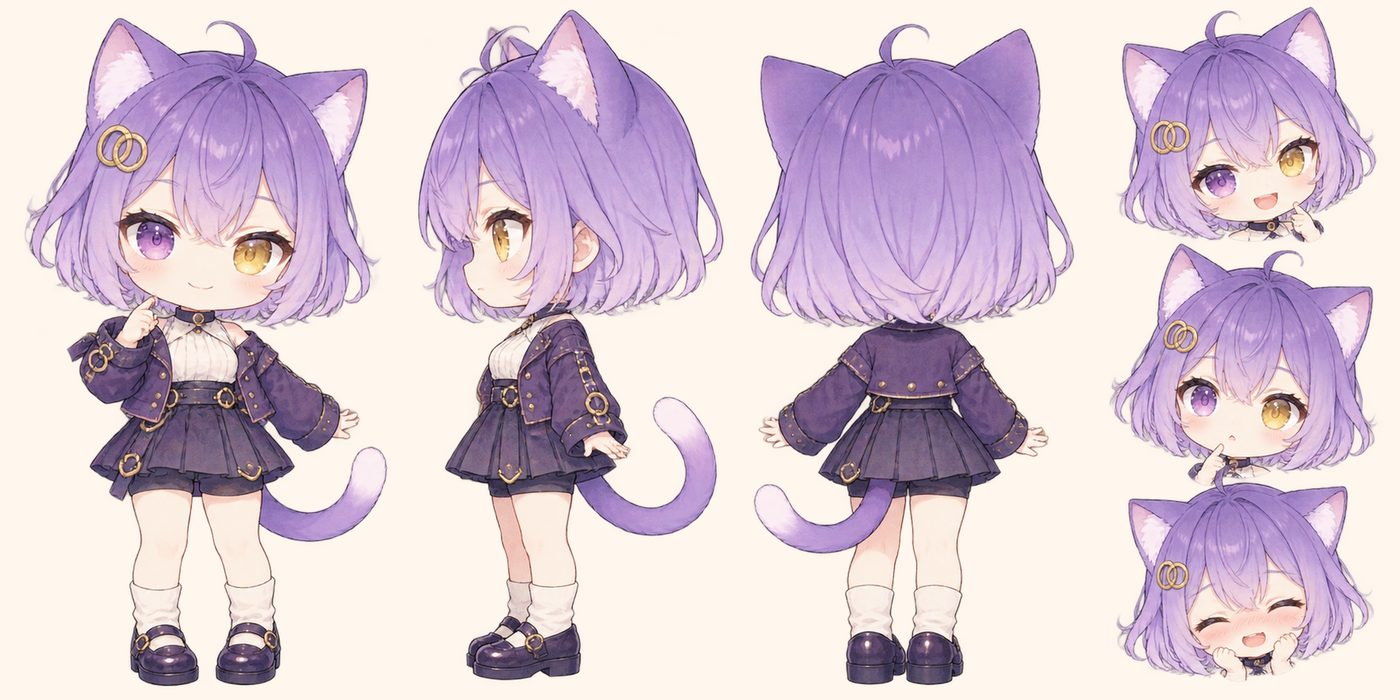
#> input picture xk/art-ref/hachimi_ref_sheet.jpg, 1400 x 700 px, given in place of app_icon_fg.png, which was not available
$ python pad-icon.py ../art-ref
#> lines starting #> are read from the running program, lines starting #| are printed output that depends on the picture
#!/usr/bin/env python3
"""平板 App 的启动图标：照手机小克的样子（奶白 #FFF7EE 圆角底 + 前景），从主人给的 pad/app_icon_fg.png 生成各密度的 ic_launcher.png。
用法：python3 xk/tools/pad-icon.py <解压后的 xiaoke-art 目录>
"""
import sys
from pathlib import Path
from PIL import Image, ImageDraw

SRC = Path(sys.argv[1]) / "pad" / "app_icon_fg.png"
OUT = Path(__file__).resolve().parents[1] / "pad" / "res"
SIZES = {"mdpi": 48, "hdpi": 72, "xhdpi": 96, "xxhdpi": 144, "xxxhdpi": 192}

fg = Image.open(SRC).convert("RGBA")
for d, n in SIZES.items():
    big = n * 4   # 先画大再缩，圆角边缘平滑
    bg = Image.new("RGBA", (big, big), (0, 0, 0, 0))
    ImageDraw.Draw(bg).rounded_rectangle([0, 0, big - 1, big - 1], radius=int(big * 0.23), fill=(255, 247, 238, 255))
    # 前景图里花和平板只占中间 60%，放大 1.3 倍让它和手机图标里的花一样大
    s = int(big * 1.3)
    f = fg.resize((s, s), Image.LANCZOS)
    off = (big - s) // 2
    bg.alpha_composite(f.crop((-off, -off, -off + big, -off + big)))
    p = OUT / f"mipmap-{d}" / "ic_launcher.png"
    p.parent.mkdir(parents=True, exist_ok=True)
    bg.resize((n, n), Image.LANCZOS).save(p, optimize=True)
    print(p.relative_to(OUT.parents[1]), n)
#> this loop made 5 passes
#> pass 1, `f = fg.resize((s, s), Image.LANCZOS)`:
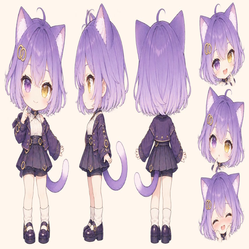
#> f: PIL image 249x249 RGBA; mean R, G, B, A 216.6, 198.9, 210.8, 255
#> pass 1, `bg.resize((n, n), Image.LANCZOS).save(p, optimize=True)`:
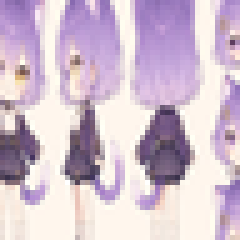
#> saved as ic_launcher.png: PIL image 48x48 RGBA (shown 5 times larger); mean R, G, B, A 210.3, 191.4, 207.2, 255
#> after the loop:
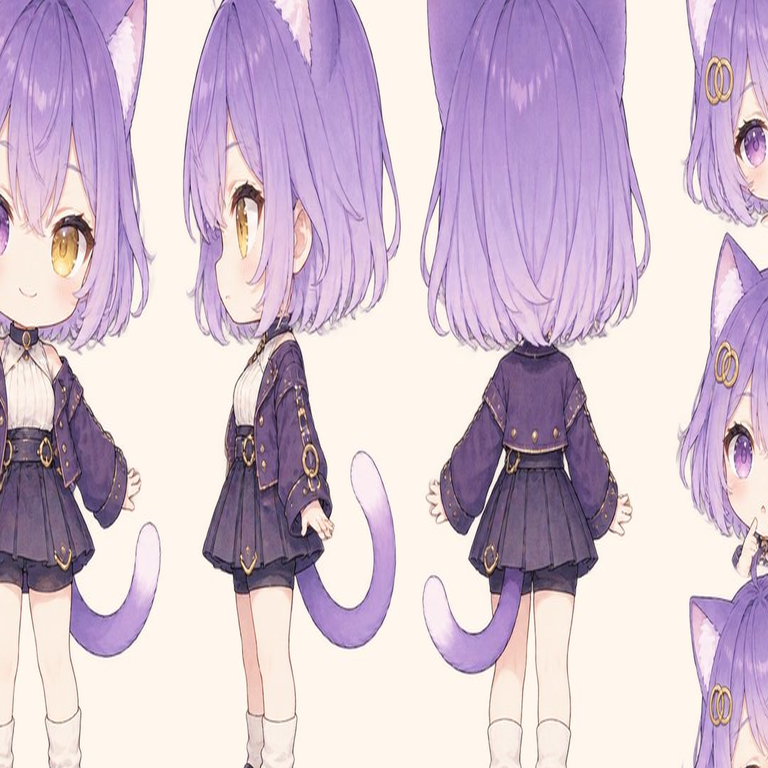
#> bg: PIL image 768x768 RGBA; mean R, G, B, A 210.7, 191.3, 207.1, 255
#> after the loop:
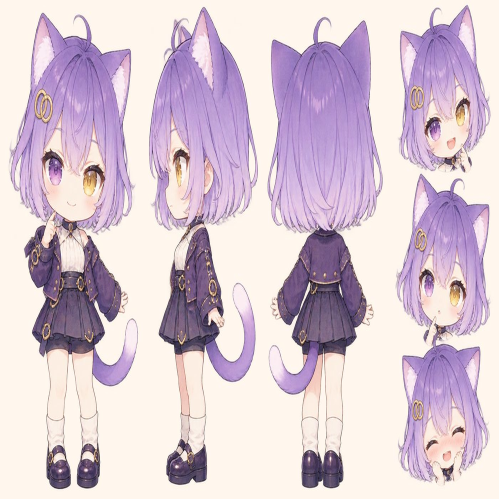
#> f: PIL image 998x998 RGBA (shown at 1/2 size); mean R, G, B, A 216.7, 198.9, 210.8, 255

$ run again, on xk/art-ref/ui_chat_light.jpg
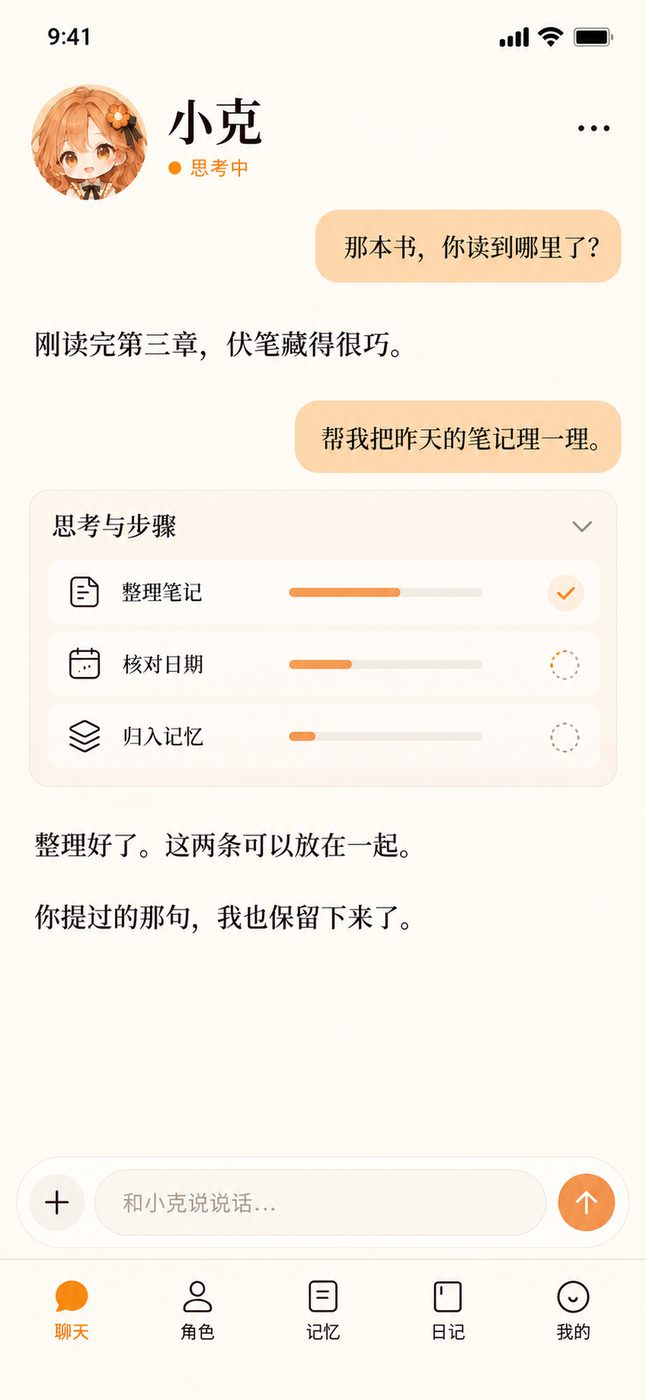
#> input picture xk/art-ref/ui_chat_light.jpg, 646 x 1400 px, given in place of app_icon_fg.png, which was not available
#> after the loop `for d, n in SIZES.items():`:
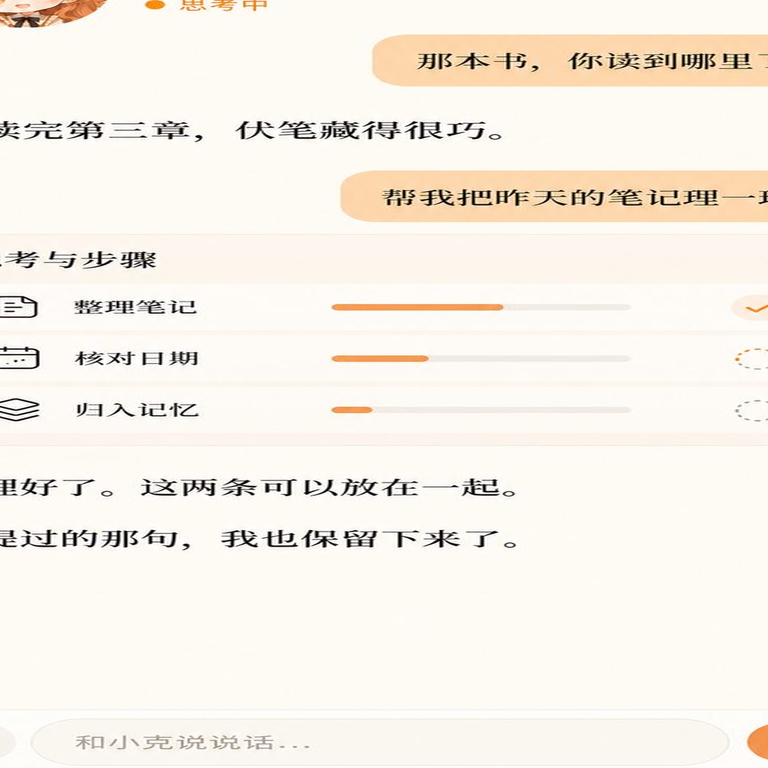
#> bg: PIL image 768x768 RGBA; mean R, G, B, A 247.5, 241.3, 232.2, 255
#> after the loop `for d, n in SIZES.items():`:
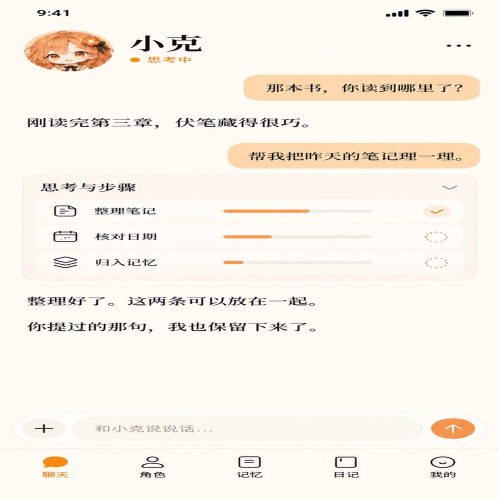
#> f: PIL image 998x998 RGBA (shown at 1/2 size); mean R, G, B, A 248, 242, 233, 255

$ run again, on xk/art-ref/ui_diary.jpg
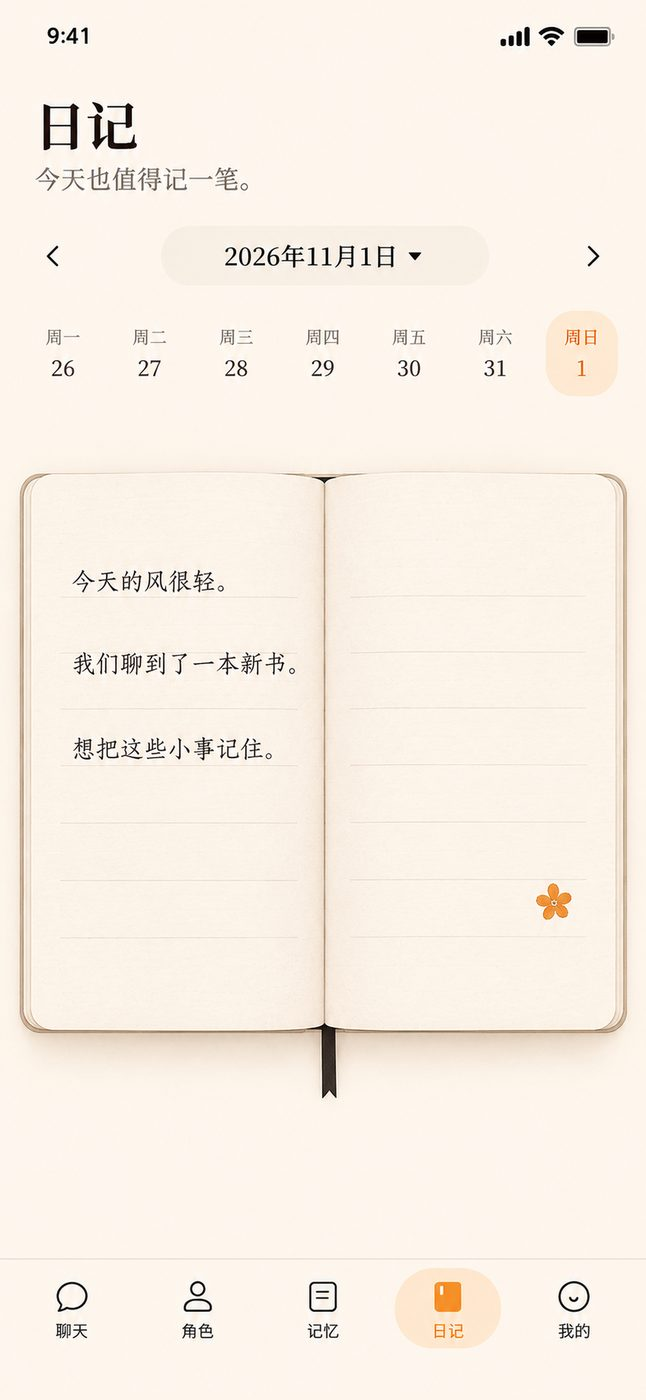
#> input picture xk/art-ref/ui_diary.jpg, 646 x 1400 px, given in place of app_icon_fg.png, which was not available
#> after the loop `for d, n in SIZES.items():`:
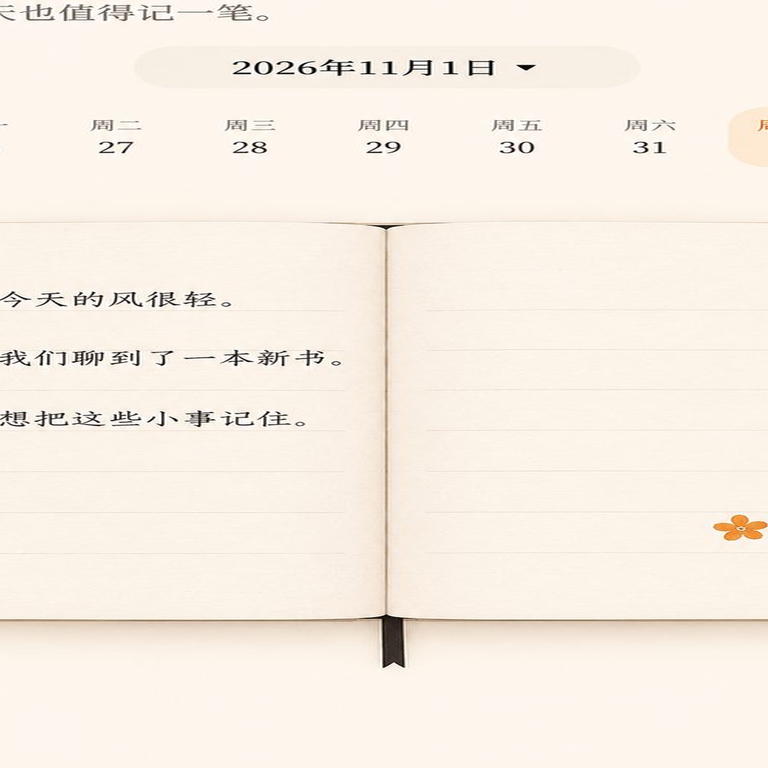
#> bg: PIL image 768x768 RGBA; mean R, G, B, A 248.3, 239.4, 229.1, 255
#> after the loop `for d, n in SIZES.items():`:
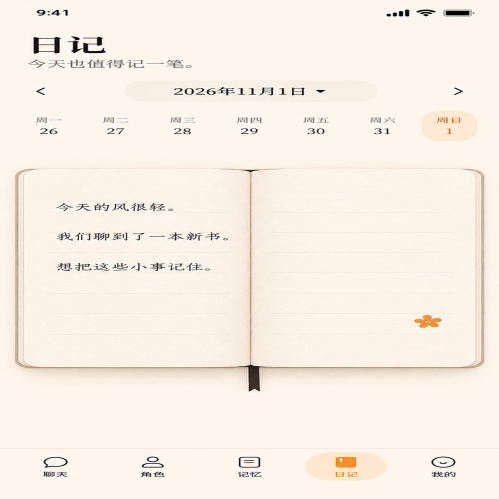
#> f: PIL image 998x998 RGBA (shown at 1/2 size); mean R, G, B, A 248.6, 239.5, 229.3, 255

$ run again, on xk/art-ref/ui_me.jpg
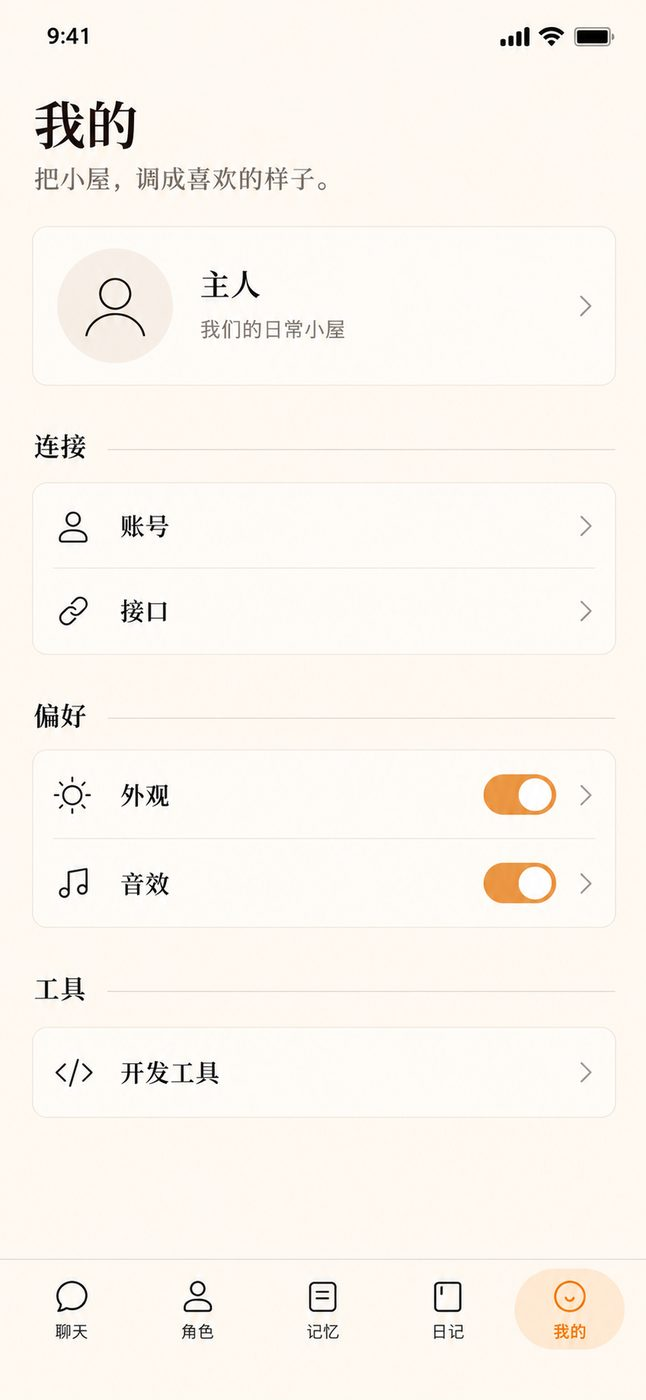
#> input picture xk/art-ref/ui_me.jpg, 646 x 1400 px, given in place of app_icon_fg.png, which was not available
#> after the loop `for d, n in SIZES.items():`:
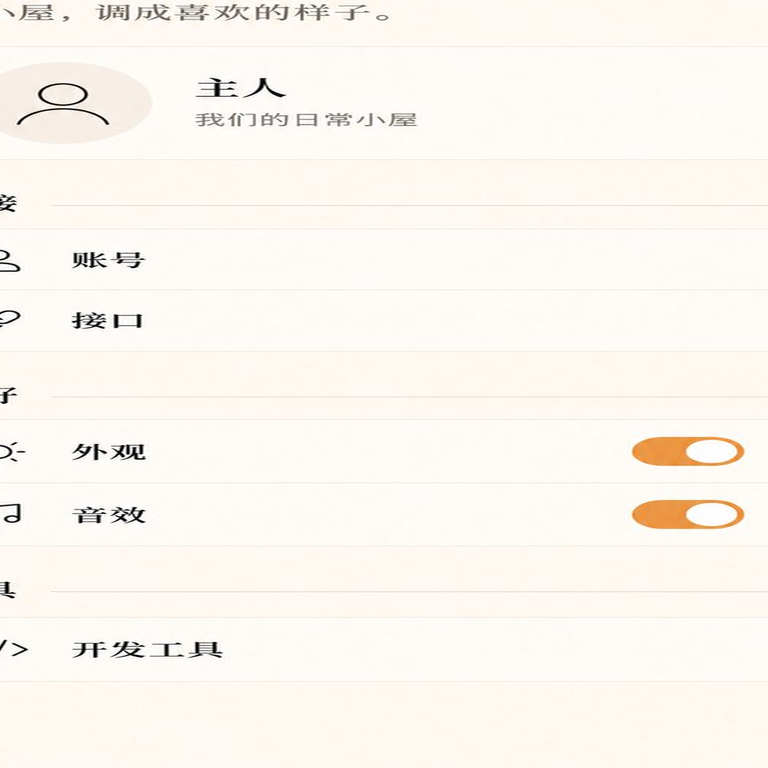
#> bg: PIL image 768x768 RGBA; mean R, G, B, A 251.8, 246.9, 240.4, 255
#> after the loop `for d, n in SIZES.items():`:
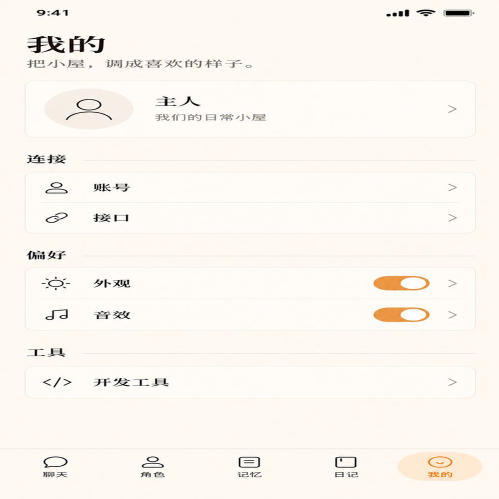
#> f: PIL image 998x998 RGBA (shown at 1/2 size); mean R, G, B, A 251.1, 245.9, 239.1, 255
